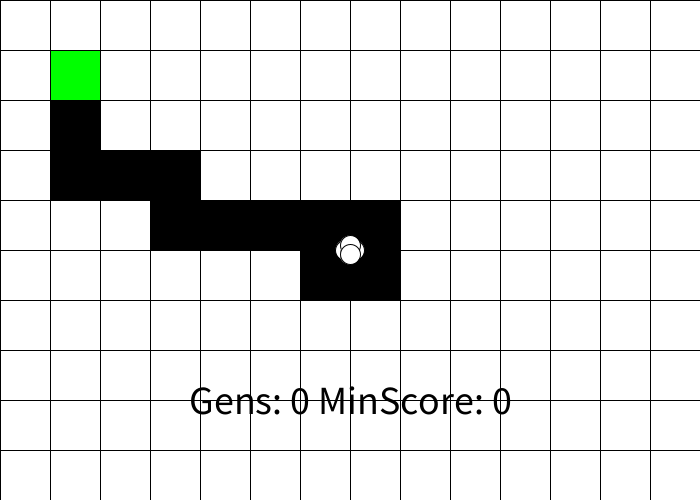
Frame 1 (no input)
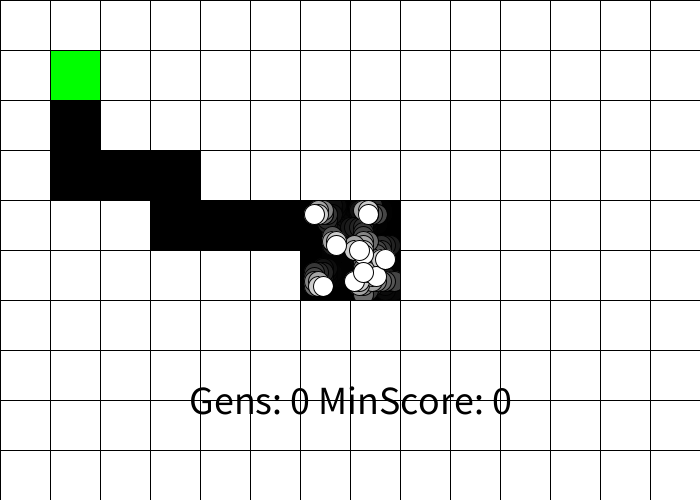
Frame 60 (the mouse pressed at the canvas centre just before this capture)
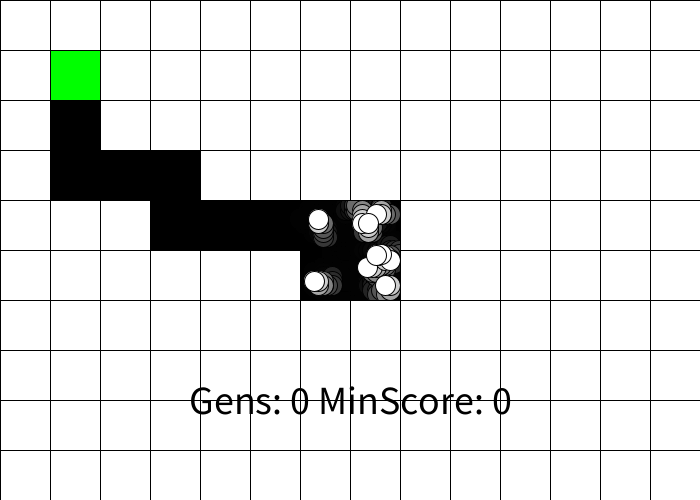
Frame 120 (the mouse held since frame 60 and released just before this capture)

The Processing sketch that drew these frames (run headless with seeded random() and noise(); from frame 60 on, the mouse is pressed at the canvas centre):

// Processing sketch: AIMaze
// ── AIMaze.pde
Ball[] balls = new Ball[10];

Maze maze;

int gens; // Keeps track of the # of generations
int geneGens; // Keeps track of how many generatoins are needed to reach the goal

int minScore = 0; // Keeps track of the minimum score
boolean stopStep = false;
int quickMutate = 0;

final int STEP = 5;

void setup() {
  size(700,500);
  background(0);
  
  for (int i = 0; i < balls.length; i++) {
    balls[i] = new Ball();
  }
  
  //// The maze
  Integer[][] mazeGrid = {
    {-1, -1, -1, -1, -1, -1, -1, -1, -1, -1},
    {-1, -2, 10, 20, -1, -1, -1, -1, -1, -1},
    {-1, -1, -1, 30, -1, -1, -1, -1, -1, -1},
    {-1, -1, -1, 40, 50, -1, -1, -1, -1, -1},
    {-1, -1, -1, -1, 60, -1, -1, -1, -1, -1},
    {-1, -1, -1, -1, 70, -1, -1, -1, -1, -1},
    {-1, -1, -1, -1, 80, 100, -1, -1, -1, -1},
    {-1, -1, -1, -1, 100, 100, -1, -1, -1, -1},
    {-1, -1, -1, -1, -1, -1, -1, -1, -1, -1},
    {-1, -1, -1, -1, -1, -1, -1, -1, -1, -1},
    {-1, -1, -1, -1, -1, -1, -1, -1, -1, -1},
    {-1, -1, -1, -1, -1, -1, -1, -1, -1, -1},
    {-1, -1, -1, -1, -1, -1, -1, -1, -1, -1},
    {-1, -1, -1, -1, -1, -1, -1, -1, -1, -1}
  };
  
  //Integer[][] mazeGrid = {
  //  {-1, -1, -1, -1, -1, -1, -1, -1, -1, -1},
  //  {-1, -2, 10, 10, 20, 30, 40, 50, 60, -1},
  //  {-1, 10, 20, 30, 40, 50, 60, 70, 80, -1},
  //  {-1, 20, 30, 40, 50, 60, 70, 80, 90, -1},
  //  {-1, 30, 40, 50, 60, 70, 80, 90, 90, -1},
  //  {-1, 40, 50, 60, 70, 80, 90, 90, 90, -1},
  //  {-1, 50, 60, 70, 80, 90, 90, 90, 90, -1},
  //  {-1, 60, 70, 80, 90, 90, 90, 90, 90, -1},
  //  {-1, 70, 80, 90, 90, 90, 90, 90, 90, -1},
  //  {-1, 80, 90, 90, 90, 90, 90, 90, 90, -1},
  //  {-1, 90, 90, 90, 90, 90, 90, 90, 90, -1},
  //  {-1, 100, 90, 90, 90, 90, 90, 90, 90, -1},
  //  {-1, 110, 90, 90, 90, 90, 90, 90, 90, -1},
  //  {-1, -1, -1, -1, -1, -1, -1, -1, -1, -1}
  //};
  
  maze = new Maze(mazeGrid, 50);
  
  gens = 0;
  geneGens = 0;
}

void draw() {
  fill(0,50);
  rect(0,0,width,height);
  
  maze.display();
  
  int numDead = 0;
  for (Ball b: balls) {
    b.display();
    for (Wall w: maze.walls) {
      w.hit(b);
    }
    
    if (b.dead) numDead++;
  }
  
  if (numDead == balls.length || quickMutate > 0)
    mutate();
  
  
  fill(0);
  textAlign(CENTER,CENTER);
  textSize(40);
  text("Gens: "+gens+" MinScore: "+minScore,width/2,height-100);
}

void mutate() {
  for (int i = 0; i < balls.length; i++) {
    if (!balls[i].dead) {
      balls[i].score = abs(maze.getScore(balls[i].pos) * balls[i].move);
      balls[i].dead = true;
    }
  }
  
  // We want to find the dot that got the closest to the goal
  Ball parent = balls[0];
  for (int i = 2; i < balls.length; i++) {
    if (balls[i].score < parent.score) {
      parent = balls[i];
    }
  }
  
  // Fill the next generation with new balls
  for (int i = 0; i < balls.length; i++) {
    if (i % 2 == 0)
      balls[i] = new Ball(parent); // Domminant child
    else
      balls[i] = new Ball(parent, true); // Recessive child
  }
  
  minScore = (int)parent.score;
  
  // Garbage collection is very important when working with genetic algorithms!
  parent = null;
  System.gc();
  
  if (!stopStep)
    geneGens++;
  gens++;
  
  quickMutate = 0;
}

// ── Ball.pde
class Ball {
  PVector pos;
  PVector vel;
  PVector acc;
  
  float r;
  color col;
  
  int[] gene;
  int move; // Keeps track of which part of the gene to move
  boolean dead;
  double score;
  
  void defaultSettings() {
    pos = new PVector(width/2,height/2);
    vel = new PVector(0,0);
    acc = new PVector(0,0);
    r = 10;
    col = color(255);
    move = 0;
    dead = false;
    score = 0;
  }
  
  Ball() {
    defaultSettings();
    
    gene = new int[200];
    for (int i = 0; i < gene.length; i++) {
      gene[i] = (int)random(4);
    }
  }
  
  // Dominent child
  Ball(Ball parent) {
    defaultSettings();
    col = color(0,255,0);
    
    gene = new int[200+(geneGens*100)];
    for (int i = 0; i < parent.gene.length; i++) {
      if (random(1) < 0.005)
        gene[i] = (int)random(4);
      else
        gene[i] = parent.gene[i];
    }
    // The crucial part of growth, there will be new instructions that will make the group learn
    for (int i = parent.gene.length; i < gene.length; i++) {
      gene[i] = (int)random(4);
    }
  }
  
  // Recessive child
  Ball(Ball parent, boolean t) {
    defaultSettings();
    col = color(255,0,0);
    
    gene = new int[200+(geneGens*100)];
    for (int i = 0; i < parent.gene.length; i++) {
      if (random(1) < 0.01)
        gene[i] = (int)(Math.random()*4);
      else
        gene[i] = parent.gene[i];
    }
    // The crucial part of growth, there will be new instructions that will make the group learn
    for (int i = parent.gene.length; i < gene.length; i++) {
      gene[i] = (int)(Math.random()*4);
    }
  }
  
  void display() {
    
    if (!dead && maze.getScore(pos) == -2) {
      dead = true;
      score = move;
      acc.set(0,0);
      stopStep = true;
      quickMutate++;
    }
    
    if (move < gene.length && !dead) {
      switch(gene[move]) {
        case 0:
          vel.set(STEP,0);
        break;
        case 1:
          vel.set(0,STEP);
        break;
        case 2:
          vel.set(-STEP,0);
        break;
        case 3:
          vel.set(0,-STEP);
        break;
      }
      move++;
    } else if (!dead) {
      score = maze.getScore(pos) * move;
      dead = true;
    }
    
    vel.add(acc);
    vel.mult(0.9);
    pos.add(vel);
    
    fill(col);
    circle(pos.x,pos.y,r*2);
  }
}

// ── Maze.pde
class Maze {
   ArrayList<Wall> walls;
   Integer[][] grid;
   int cellWidth;
   
   PVector goal;
   
   Maze(Integer[][] grid, int w) {
     cellWidth = w;
     walls = new ArrayList<>();
     this.grid = grid;
     
     for (int i = 0; i < grid.length; i++) {
       for (int j = 0; j < grid[i].length; j++) {
         switch(grid[i][j]) {
           case -1:
             walls.add(new Wall(i*cellWidth,j*cellWidth,cellWidth,cellWidth));
           break;
           case -2:
             goal = new PVector(i,j);
         }
       }
     }
   }
   
   void display() {
     for (Wall w: walls) {
       w.display();
     }
     
     fill(0,255,0);
     rect(goal.x*cellWidth,goal.y*cellWidth,cellWidth,cellWidth);
   }
   
   int getScore(PVector ball) {
     return grid[(int)ball.x / cellWidth][(int)ball.y / cellWidth];
   }
}

// ── Wall.pde
class Wall {
  PVector pos;
  
  float w,h;
  color col;
  
  Wall(float x, float y, float w, float h) {
    pos = new PVector(x,y);
    this.w = w;
    this.h = h;
    col = color(255);
  }
  
  void display() {
    fill(col);
    rect(pos.x,pos.y,w,h);
  }
  
  void hit(Ball ball) {
    
    if (ball.pos.y > pos.y + h && ball.pos.y < pos.y + h + ball.r) {
      if (ball.pos.x >= pos.x && ball.pos.x <= pos.x + w) { // Bottom wall
        ball.pos.y = pos.y + h + ball.r;
        ball.vel.y *= -1;
      } else if (ball.pos.x < pos.x && ball.pos.x > pos.x - ball.r) { //  Bottom left corner
        bounceCorner(new PVector(pos.x,pos.y+h), ball);
      } else if (ball.pos.x > pos.x + w && ball.pos.x < pos.x + w + ball.r) { // Bottom right corner
        bounceCorner(new PVector(pos.x+w,pos.y+h), ball);
      }
    } else if (ball.pos.y < pos.y && ball.pos.y > pos.y - ball.r) {
      if (ball.pos.x > pos.x && ball.pos.x < pos.x + w) { // Top wall
        ball.pos.y = pos.y - ball.r;
        ball.vel.y *= -1;
      } else if (ball.pos.x < pos.x && ball.pos.x > pos.x - ball.r) { //  Top left corner
        bounceCorner(new PVector(pos.x,pos.y), ball);
      } else if (ball.pos.x > pos.x + w && ball.pos.x < pos.x + w + ball.r) { // Top right corner
        bounceCorner(new PVector(pos.x+w,pos.y), ball);
      }
    } else if (ball.pos.x < pos.x && ball.pos.x > pos.x - ball.r) {
      if (ball.pos.y > pos.y && ball.pos.y < pos.y + h) { // Left wall
        ball.pos.x = pos.x - ball.r;
        ball.vel.x *= -1;
      }
    } else if (ball.pos.x > pos.x + w && ball.pos.x < pos.x + w + ball.r) {
      if (ball.pos.y > pos.y && ball.pos.y < pos.y + h) { // Right wall
        ball.pos.x = pos.x + w + ball.r;
        ball.vel.x *= -1;
      }
    }
  }
  
  void bounceCorner(PVector corner, Ball ball) { // Used in hit() method
    PVector dis = PVector.sub(corner, ball.pos);
    if (dis.mag() < ball.r) {
      float angle = PVector.sub(corner, ball.pos).heading();
      float mag = ball.vel.mag();
      
      ball.vel.x = -mag * cos(angle);
      ball.vel.y = -mag * sin(angle);
      
      ball.pos.x = -ball.r * cos(angle) + corner.x;
      ball.pos.y = -ball.r * sin(angle) + corner.y;
    }
  }
}
